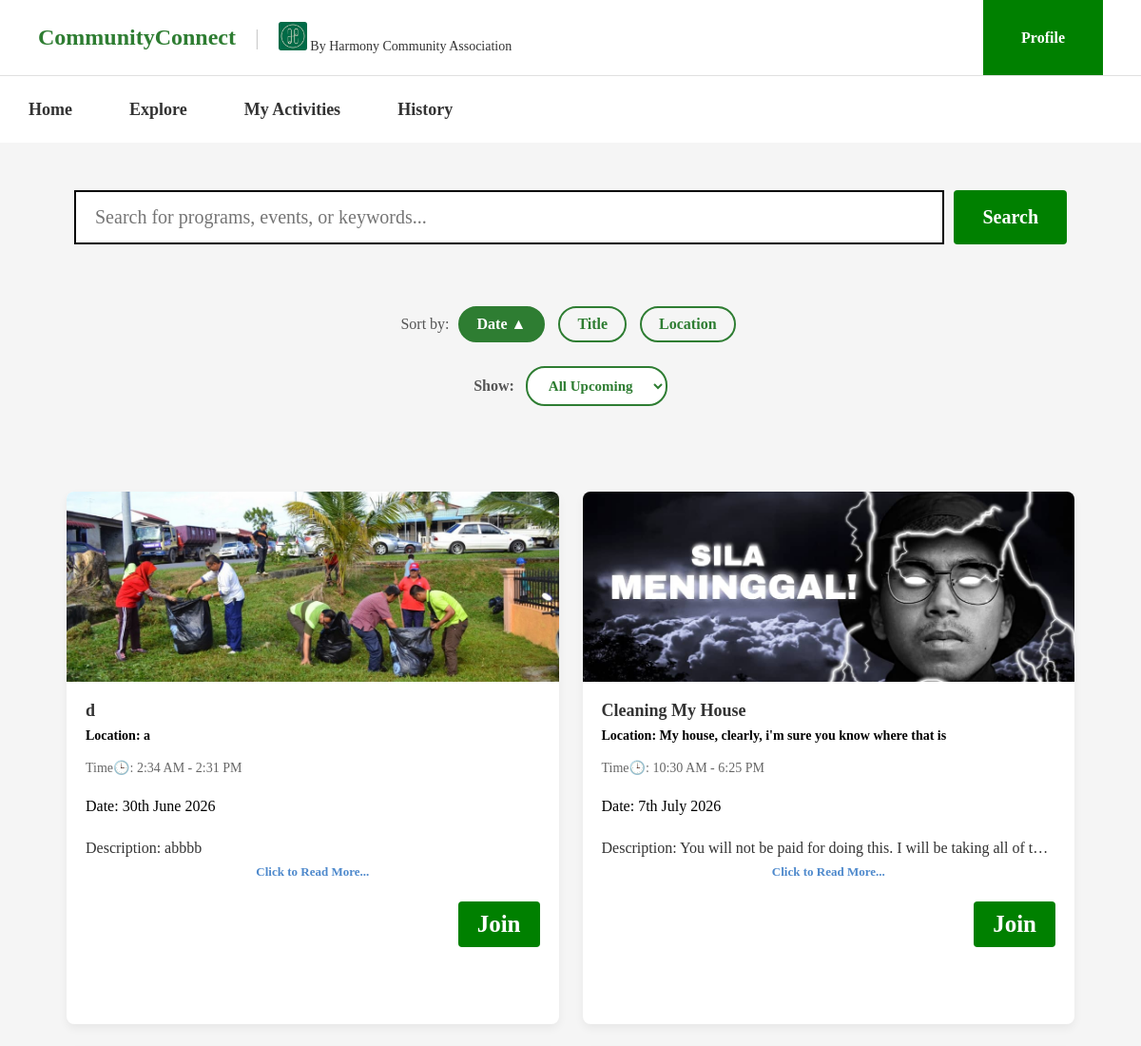
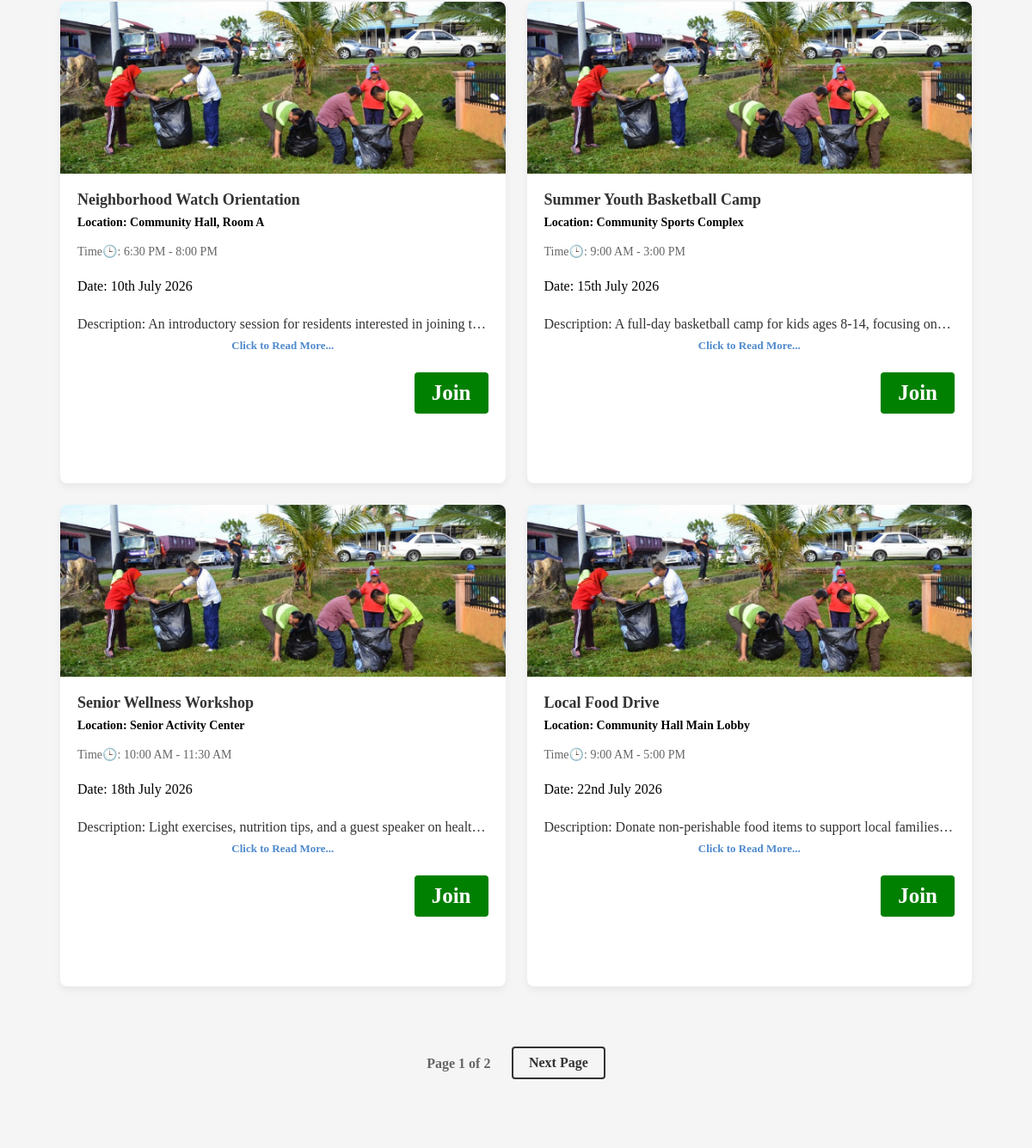
/MainPage/program.php (signed in), run on the app's committed database (2 pictures, top to bottom).
### tables this page shows
CREATE TABLE `program` (
  `id` int(11) NOT NULL,
  `title` varchar(150) NOT NULL,
  `event_date` date NOT NULL,
  `start_time` time NOT NULL,
  `end_time` time NOT NULL,
  `location` varchar(200) NOT NULL,
  `description` text NOT NULL,
  `image` varchar(255) NOT NULL DEFAULT 'Images/gotong-royong.jpg'
);

### MainPage/program.php (the view, shortened to what this page needs)
<?php
global $connection;
$limit = 6;
$page = isset($_GET['page']) ? (int)$_GET['page'] : 1;
$offset = ($page - 1) * $limit;
$user_id = $_SESSION['id'];
$allowed_sorts = ['event_date', 'title', 'location'];
$sort = in_array($_GET['sort'] ?? '', $allowed_sorts) ? $_GET['sort'] : 'event_date';
$allowed_orders=['asc', 'desc'];
$order = in_array(strtolower($_GET['order'] ?? ''), $allowed_orders) ? strtolower($_GET['order']) : 'asc';
$allowed_filters = ['all', 'week', 'month'];
$filter = in_array($_GET['filter'] ?? '', $allowed_filters) ? $_GET['filter'] : 'all';
$filter_condition = "";
$search_query = ($_GET['program'] ?? "");
if ($search_query !== "") {
    $count_sql = "SELECT COUNT(*) AS total FROM program
        WHERE title LIKE '%$search_query%'
        AND event_date >= CURDATE()
        $filter_condition
        AND id NOT IN (SELECT program_id FROM user_program WHERE user_id= '$user_id')";
    $count_result = mysqli_query($connection, $count_sql);
    $total_rows = mysqli_fetch_assoc($count_result)['total'];
    $sql = "SELECT * FROM program
    WHERE title LIKE '%$search_query%'
    AND event_date >= CURDATE()
    $filter_condition
    AND id NOT IN (SELECT program_id FROM user_program WHERE user_id= '$user_id')
    ORDER BY $sort $order
    LIMIT $limit OFFSET $offset";
} else {
    $count_sql = "SELECT COUNT(*) AS total FROM program
    WHERE id NOT IN (SELECT program_id FROM user_program WHERE user_id= '$user_id')
    AND event_date >= CURDATE()
    $filter_condition";
    $count_result = mysqli_query($connection, $count_sql);
    $total_rows = mysqli_fetch_assoc($count_result)['total'];
    $sql = "SELECT * FROM program
    WHERE id NOT IN (SELECT program_id FROM user_program WHERE user_id= '$user_id')
    AND event_date >= CURDATE()
    $filter_condition
    ORDER BY $sort $order
    LIMIT $limit OFFSET $offset
    ";
}
$result = mysqli_query($connection, $sql);
$total_pages = ceil($total_rows / $limit);
?>
<!DOCTYPE html>
<html lang="en">
<head>
    <link rel="stylesheet" href="../CSS/user.css">
</head>
<body>
    <header class="top-header">
        <div class="header-left">
            <h1 class="brand-title">CommunityConnect</h1>
            <span class="divider">|</span>
            <div class="org-host">
                <img src="../Images/harmony.jpg"
                    alt="https://media.licdn.com/dms/image/v2/D4E03AQELNAHJckXI1Q/profile-displayphoto-shrink_200_200/B4EZOXqLbGHkAk-/0/1733416237478?e=2147483647&v=beta&t=sjAOtOOF-mVLAh6dF3wuGAHkhmZoFFiBIWNB3DAQ30s"
                    class="logo-placeholder">
                <span>By Harmony Community Association</span>
            </div>
        </div>
        <div class="header-right">
            <a href="profile.php" class="profile-btn">Profile</a>
        </div>
    </header>
    <nav class="main-nav">
        <a href="user_page.php" target="_self">Home</a>
        <a href="program.php" target="_self">Explore</a>
        <a href="program_status.php" target="_self">My Activities</a>
        <a href="history.php" target="_self">History</a>
    </nav>
    <?php include 'notification.php'; ?>
    <div class="search-section">
        <form action="program.php" method="GET" class="search-container">
            <input type="text" name="program" placeholder="Search for programs, events, or keywords...">
            <input type="submit" value="Search">
        </form>
    </div>
    <div class="sort-controls">
        Sort by:
        <a href="?sort=event_date&order=<?= ($sort === 'event_date' && $order === 'asc') ? 'desc' : 'asc' ?>&program=<?= urlencode($search_query) ?>&filter=<?= $filter ?>"
        class="sort-link <?= $sort === 'event_date' ? 'active' : '' ?>">
            Date <?= $sort === 'event_date' ? ($order === 'asc' ? '▲' : '▼') : '' ?>
        </a>
        <a href="?sort=title&order=<?= ($sort === 'title' && $order === 'asc') ? 'desc' : 'asc' ?>&program=<?= urlencode($search_query) ?>&filter=<?= $filter ?>"
        class="sort-link <?= $sort === 'title' ? 'active' : '' ?>">
            Title <?= $sort === 'title' ? ($order === 'asc' ? '▲' : '▼') : '' ?>
        </a>
        <a href="?sort=location&order=<?= ($sort === 'location' && $order === 'asc') ? 'desc' : 'asc' ?>&program=<?= urlencode($search_query) ?>&filter=<?= $filter ?>"
        class="sort-link <?= $sort === 'location' ? 'active' : '' ?>">
            Location <?= $sort === 'location' ? ($order === 'asc' ? '▲' : '▼') : '' ?>
        </a>
    </div>
    <form method="GET" action="" class="filter-form">
        <label for="filter">Show:</label>
        <select name="filter" id="filter" onchange="this.form.submit()">
            <option value="all" <?= $filter === 'all' ? 'selected' : '' ?>>All Upcoming</option>
        </select>
    </form>
    <div class="page-content">
        <div class="programs-section">
            <?php
            if ($result && mysqli_num_rows($result) > 0) {
                while ($row = mysqli_fetch_assoc($result)) {
            ?>
                    <div class="program-card">
                        <img src="../<?= htmlspecialchars($row['image']) ?>" alt="<?= htmlspecialchars($row['title']) ?>">
                        <div class="card-content">
                            <h3><?php echo ($row['title']); ?></h3>
                            <p class="location">Location: <?php echo ($row['location']); ?></p>
                            <p class="time">Time🕒: <?php echo date("g:i A", strtotime($row['start_time'])) . " - " . date("g:i A", strtotime($row['end_time'])); ?></p><br>
                            <p class="date">Date: <?php echo date("jS F Y", strtotime($row['event_date'])); ?></p><br>
                            <p class="description">Description: <?php echo ($row['description']); ?></p>
                            <button type="button" class="read-more-link" onclick="openDescModal('<?= addslashes(htmlspecialchars($row['title'])) ?>', '<?= addslashes(htmlspecialchars($row['description'])) ?>')">
                                Click to Read More...
                            </button>
                            <a href="join_request_submitted.php?program_id=<?php echo $row['id']; ?>">
                                <button class="join">Join</button>
                            </a>
                        </div>
                    </div>
            <?php
                }
            } else {
                echo "<p>No programs found.</p>";
            }
            ?>
        </div>
        <?php if ($total_rows > 0): ?>
            <div style="text-align: center; margin: 40px 0; font-family: Arial, sans-serif; font-weight: bold;">
                <span style="display: inline-block; margin: 0 10px; color: #666; vertical-align: middle;">
                    Page <?php echo $page; ?> of <?php echo $total_pages; ?>
                </span>
                <?php if ($page < $total_pages): ?>
                    <a href="program.php?page=<?php echo $page + 1; ?>&program=<?php echo urlencode($search_query);?>&sort=<?=$sort?>&order=<?=$order?>&filter=<?=$filter?>"
                        style="display: inline-block; padding: 8px 18px; margin: 0 10px; border: 2px solid #333; color: #333; text-decoration: none; border-radius: 4px; background-color: transparent;">
                        Next Page
                    </a>
                <?php endif; ?>
            </div>
        <?php endif; ?>
    </div>
</body>
</html>

### CSS/user.css (style rules this page uses)
* { margin: 0; padding: 0; box-sizing: border-box; font-family: Times New Roman, serif; }
.top-header { display: flex; justify-content: space-between; align-items: center; padding: 0 40px; border-bottom: 1px solid #e0e0e0; height: 80px; }
.header-left { display: flex; align-items: center; gap: 20px; }
.brand-title { font-size: 24px; font-weight: bold; color: #2e7d32; }
.divider { color: #cccccc; font-size: 24px; }
.logo-placeholder { width: 30px; height: 30px; }
.org-host { font-size: 14px; color: #333333; }
.header-right { display: flex; align-self: stretch; }
.profile-btn { display: flex; align-items: center; justify-content: center; background-color: Green; color: #ffffff; padding: 0 40px; text-decoration: none; font-weight: bold; font-size: 16px; height: 100%; }
.main-nav { display: flex; align-items: stretch; height: 70px; }
.main-nav a { display: inline-flex; align-items: center; margin: 0; padding: 0 30px; color: #333333; text-decoration: none; font-weight: bold; font-size: 18px; }
.page-content { padding: 40px; }
.page-content { width: 100%; height: 100%; margin: 0px; background-color: #f5f5f5; }
.search-container { display: flex; width: 90%; margin: 30px auto; height: fit-content; }
.search-container input[type="text"] { flex: 1; padding: 15px 20px; font-size: 20px; border: 2px solid; }
.search-container input[type="submit"] { padding: 15px 30px; font-size: 20px; font-weight: bold; color: #ffffff; background-color: green; border: none; border-radius: 4px; cursor: pointer; margin-left: 10px; }
.search-section { background-color: #f5f5f5; height: fit-content; padding: 20px; display: flex; justify-content: center; }
.programs-section { display: grid; grid-template-columns: repeat(auto-fill, minmax(350px, 1fr)); gap: 25px; padding: 30px; background-color: #f5f5f5; width: 100%; }
.program-card { background-color: #ffffff; border-radius: 8px; overflow: hidden; box-shadow: 0 4px 10px rgba(0, 0, 0, 0.06); display: flex; flex-direction: column; height: 560px; }
.program-card img { width: 100%; height: 200px; object-fit: cover; }
.card-content a { align-self: flex-end; text-decoration: none; margin-top: 15px; }
.card-content { padding: 20px; position: relative; display: flex; flex-direction: column; flex: 1; }
.card-content h3 { font-size: 18px; color: #333333; margin-bottom: 8px; }
.card-content .location { color: black; font-size: 14px; font-weight: bold; margin-bottom: 12px; }
.card-content .time, .card-content .duration { font-size: 14px; color: #666666; margin: 5px 0; }
.card-content .description { font-size: 16px; color: #333; margin: 8px 0; display: -webkit-box; -webkit-line-clamp: 1; line-clamp: 1; -webkit-box-orient: vertical; overflow: hidden; text-overflow: ellipsis; }
.card-content .join { background-color: green; color: #ffffff; border: none; padding: 10px 20px; border-radius: 4px; font-weight: bold; cursor: pointer; font-size: 25px; width: 100%; }
.read-more-link { display: inline-block; color: #4e89cc; font-size: 13px; font-weight: bold; cursor: pointer; background: none; border: none; padding: 0; margin-bottom: 8px; font-family: inherit; }
.sort-controls { text-align: center; margin: 0; padding: 15px 0; background-color: #f5f5f5; color: #555; }
.sort-link { display: inline-block; padding: 8px 18px; margin: 0 5px; border-radius: 20px; text-decoration: none; color: #2e7d32; font-weight: bold; border: 2px solid #2e7d32; transition: background-color 0.2s, color 0.2s; }
.sort-link.active { background-color: #2e7d32; color: white; }
.filter-form { text-align: center; margin: 0; padding: 10px 0 20px; background-color: #f5f5f5; }
.filter-form label { font-weight: bold; color: #555; margin-right: 8px; }
.filter-form select { padding: 10px 18px; border-radius: 20px; border: 2px solid #2e7d32; background-color: white; color: #2e7d32; font-weight: bold; font-size: 15px; cursor: pointer; transition: background-color 0.2s, color 0.2s; }

### data on the page
program: image (picture), title "d", location "a", start_time "2:34 AM", end_time "2:31 PM", event_date "30th June 2026", description "abbbb"
program: image (picture), title "Cleaning My House", location "My house, clearly, i'm sure you know where that is", start_time "10:30 AM", end_time "6:25 PM", event_date "7th July 2026", description "You will not be paid for doing this. I will be taking all of…"
program: image (picture), title "Neighborhood Watch Orientation", location "Community Hall, Room A", start_time "6:30 PM", end_time "8:00 PM", event_date "10th July 2026", description "An introductory session for residents interested in joining…"
program: image (picture), title "Summer Youth Basketball Camp", location "Community Sports Complex", start_time "9:00 AM", end_time "3:00 PM", event_date "15th July 2026", description "A full-day basketball camp for kids ages 8-14, focusing…"
program: image (picture), title "Senior Wellness Workshop", location "Senior Activity Center", start_time "10:00 AM", end_time "11:30 AM", event_date "18th July 2026", description "Light exercises, nutrition tips, and a guest speaker on…"
program: image (picture), title "Local Food Drive", location "Community Hall Main Lobby", start_time "9:00 AM", end_time "5:00 PM", event_date "22nd July 2026", description "Donate non-perishable food items to support local families…"

### other printed values
$page "1"
$total_pages "2"
